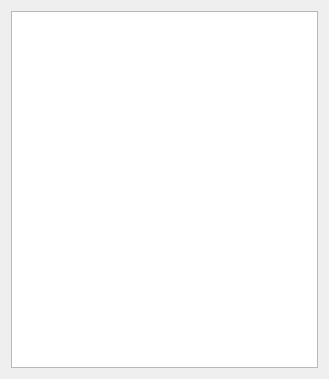
<?xml version="1.0" encoding="UTF-8"?>
<ui version="4.0">
 <class>BandMap</class>
 <widget class="QWidget" name="BandMap">
  <property name="geometry">
   <rect>
    <x>0</x>
    <y>0</y>
    <width>329</width>
    <height>379</height>
   </rect>
  </property>
  <property name="minimumSize">
   <size>
    <width>0</width>
    <height>0</height>
   </size>
  </property>
  <property name="windowTitle">
   <string>Form</string>
  </property>
  <layout class="QGridLayout" name="gridLayout">
   <item row="0" column="0">
    <widget class="DisplayText" name="bmTextBrowser">
     <property name="minimumSize">
      <size>
       <width>107</width>
       <height>0</height>
      </size>
     </property>
     <property name="font">
      <font>
       <family>Courier New</family>
       <pointsize>9</pointsize>
      </font>
     </property>
    </widget>
   </item>
  </layout>
 </widget>
 <customwidgets>
  <customwidget>
   <class>DisplayText</class>
   <extends>QTextBrowser</extends>
   <header>displaytext.h</header>
  </customwidget>
 </customwidgets>
 <resources/>
 <connections/>
</ui>
